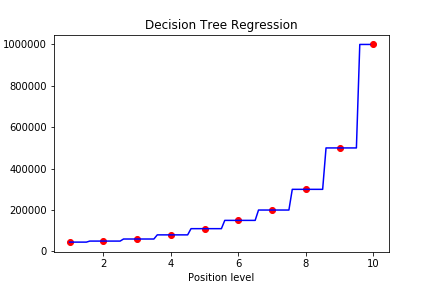

Reproduce this figure in Python.
# Decision Tree Regression
# Importing the libraries
import numpy as np
import matplotlib.pyplot as plt
import pandas as pd

# Importing the dataset
dataset = pd.read_csv('Position_Salaries.csv')
x = dataset.iloc[:, 1:2].values
y = dataset.iloc[:, 2].values

# Fitting the Decision Tree Regression to the dataset.
from sklearn.tree import DecisionTreeRegressor
regressor = DecisionTreeRegressor(random_state = 0)
regressor.fit(x,y)

# Predicting a new Result
y_pred = regressor.predict(6.5)

# Visualising the Decision Tree Regression results.
X_grid = np.arange(min(x), max(x), 0.1)
X_grid = X_grid.reshape((len(X_grid), 1))
plt.scatter(x, y, color = 'red')
plt.plot(X_grid, regressor.predict(X_grid), color = 'blue')
plt.title('Decision Tree Regression')
plt.xlabel('Position level')
plt.ylabel('Salary')
plt.savefig("decision-tree-regression.png")
#plt.show()